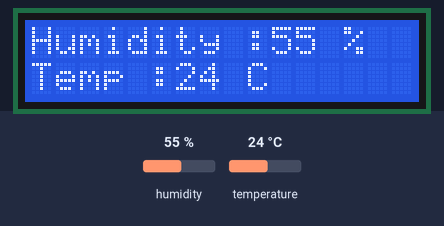
Simulated run of this program. Board: Raspberry Pi (BCM pin numbers). Parts: 16×2 character LCD. The inputs (shaded band) are chosen by the test bench; at power-on: humidity 55 %, temperature 24 °C.

Above: at 1.2 s.
1.3 s: humidity set to 22 %
At 2.5 s:
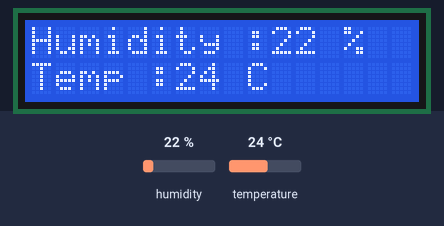
3.6 s: temperature set to 12 °C
At 4.5 s:
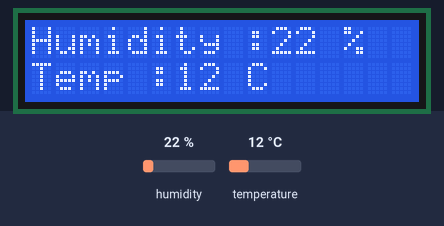
5.8 s: humidity set to 40 %
At 7.3 s:
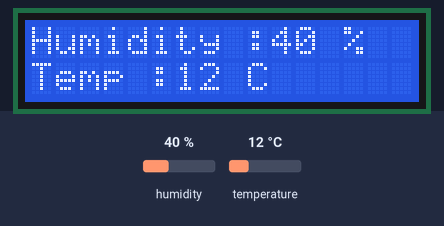
8.3 s: temperature set to 19 °C
At 9.4 s:
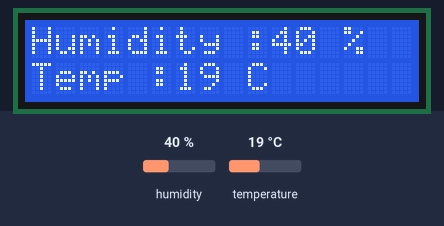
Timing chart, 0 to 11.3 s (numbered marks = the images above; inputs shaded):
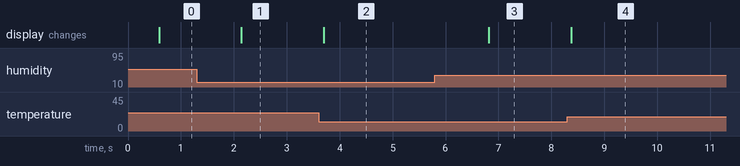

The program:

main_prgm.py
```python
import Adafruit_CharLCD as LCD
import RPi.GPIO as GPIO
import time
import sys
import Adafruit_DHT
GPIO.setwarnings(False)
GPIO.setmode(GPIO.BCM)
lcd_rs        = 21  # Note this might need to be changed to 21 for older revision Pi's.
lcd_en        = 20
lcd_d4        = 16
lcd_d5        = 12
lcd_d6        = 7
lcd_d7        = 8
lcd_columns = 16
lcd_rows    = 2
lcd = LCD.Adafruit_CharLCD(lcd_rs, lcd_en, lcd_d4, lcd_d5, lcd_d6, lcd_d7,
                           lcd_columns, lcd_rows)
while 1:
    humidity, temperature = Adafruit_DHT.read_retry(11, 4)
    lcd.clear()
    lcd.set_cursor(0,0)
    lcd.message('Humidity :'+str(int(humidity))+' %')

    lcd.set_cursor(0,8)
    lcd.message('Temp :'+str(int(temperature))+' C')

    time.sleep(1)
    
```

Measured:
- after the input at 1.3 s, the display: changes after 0.84 s (image 1)
- after the input at 3.6 s, the display: changes after 0.10 s (image 2)
- after the input at 5.8 s, the display: changes after 1.0 s (image 3)
- after the input at 8.3 s, the display: changes after 0.07 s (image 4)
